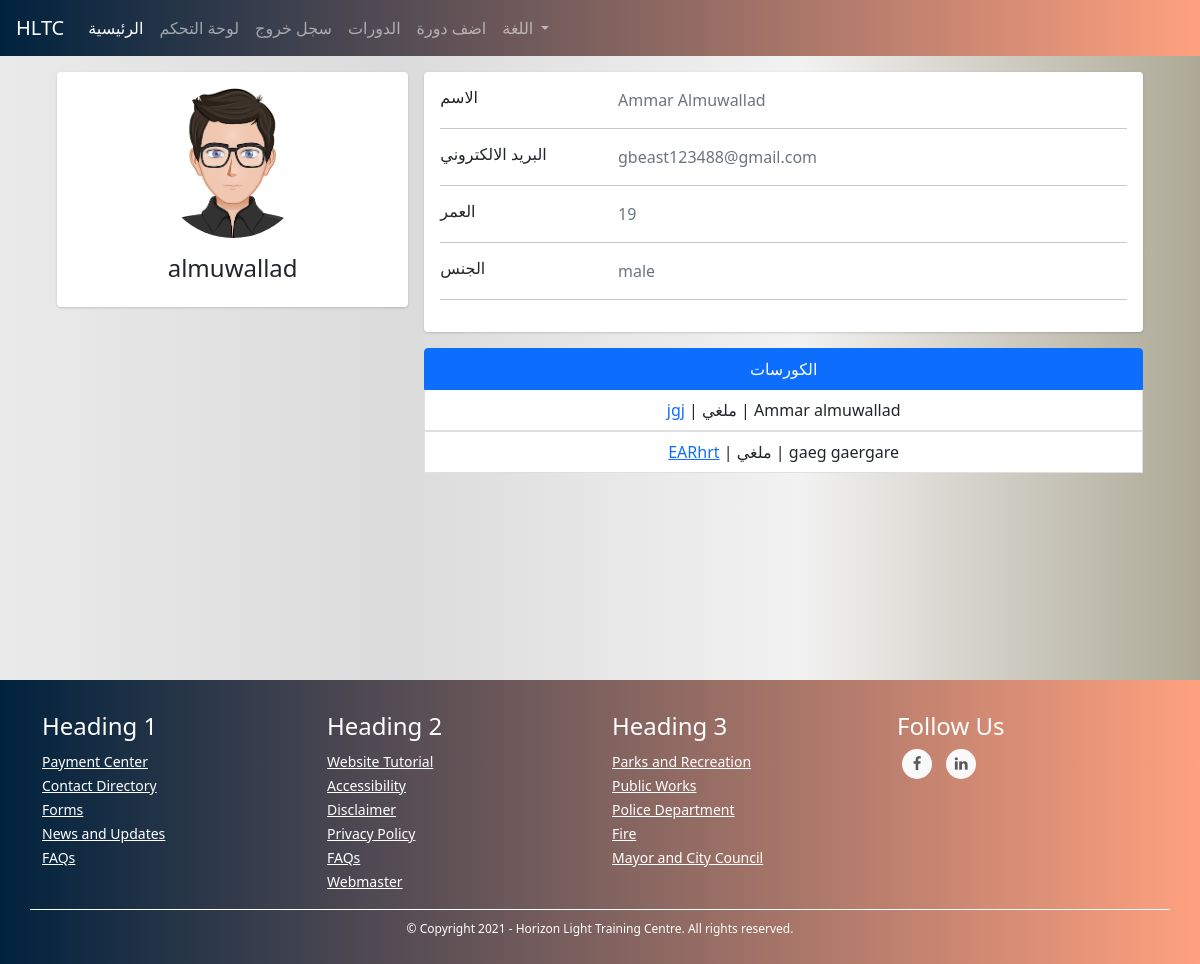
The app's page /admins/user/2 (signed in), older data.
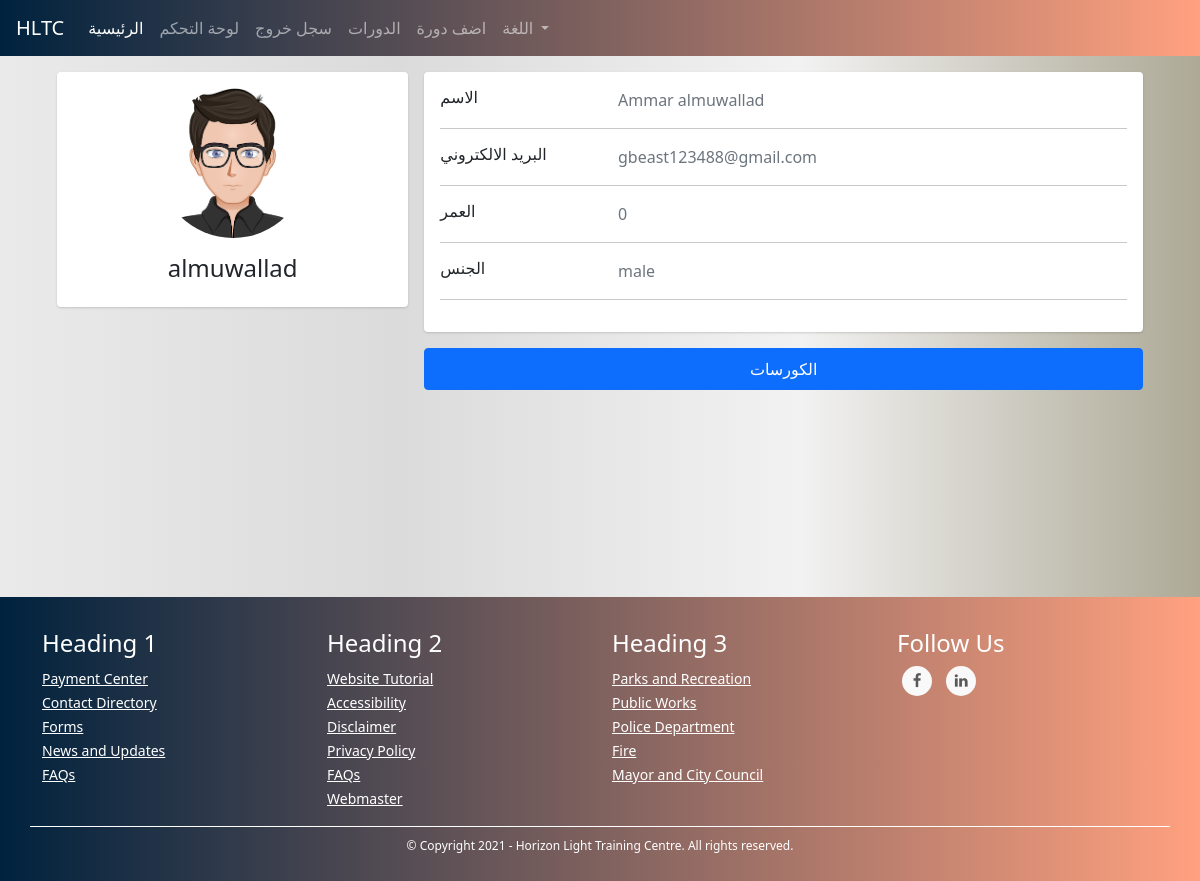
The same page, newer data.
### TUTOR/models.py (models this page shows, shortened)
class UserModel(db.Model, UserMixin):
    id = db.Column(db.Integer, primary_key=True)
    first_name = db.Column(db.String(128), nullable=False)
    last_name = db.Column(db.String(128), nullable=False)
    username = db.Column(db.String(20), unique=True, nullable=False)
    email = db.Column(db.String(256), unique=True, nullable=False)
    password = db.Column(db.String(255), nullable=False)
    user_type = db.Column(db.String(30), nullable=False)
    _gender = db.Column(db.Boolean, nullable=False, default=True)
    email_confirmation_code = db.Column(db.String(5), nullable=True)
    is_confirmed = db.Column(db.Boolean, nullable=False, default=False)
    creation_date = db.Column(db.DateTime, nullable=False, default=datetime.utcnow)
    admin_data_model = db.relationship('AdminDataModel', backref='user', uselist=False)
    tutor_data_model = db.relationship('TutorDataModel', backref='user', uselist=False)
    student_data_model = db.relationship('StudentDataModel', backref='user', uselist=False)
    @property
    def full_name(self):
        return self.first_name + " " + self.last_name
    @property
    def gender(self):
        return "male" if self._gender else "female"

class StudentDataModel(db.Model):
    id = db.Column(db.Integer, primary_key=True)
    date_of_birth = db.Column(db.DateTime, nullable=False)
    user_id = db.Column(db.Integer, db.ForeignKey('user_model.id'))
    courses = db.relationship('CourseModel', secondary=courses, lazy='subquery',
        backref=db.backref('students', lazy=True))
    @property
    def age(self):
        return int((datetime.date(datetime.utcnow()) - datetime.date(self.date_of_birth)).days / 365)

class CourseModel(db.Model):
    id = db.Column(db.Integer, primary_key=True)
    name = db.Column(db.String(130), nullable=False)
    description = db.Column(db.String(1000), nullable=False)
    subject = db.Column(db.String(), nullable=False)
    price = db.Column(db.Integer, nullable=False)
    min_students = db.Column(db.Integer, nullable=False)
    max_students = db.Column(db.Integer, nullable=False)
    currency = db.Column(db.String(3), nullable=False)
    began = db.Column(db.Boolean, nullable=False, default=False)
    ended = db.Column(db.Boolean, nullable=False, default=False)
    course_type = db.Column(db.Integer, nullable=False) # 1 for start when min number # 2 for start with min and date
    _period = db.Column(db.Integer, nullable=True) # days
    _start_date = db.Column(db.DateTime, nullable=True)
    _end_date = db.Column(db.DateTime, nullable=True)
    links = db.Column(db.String(), nullable=False) # {"zoom": "link", ....}
    weekly_time_table_json  = db.Column(db.String(1000), nullable=False) # {"saturday": {"from": ..., "to": ...}, ...}
    _state = db.Column(db.String(), nullable=False, default=json.dumps({"state_code": 1, "state_string": "لم تبدأ بعد", "allowed_actions": ["join", "view", "start", "cancel"]})) # {"state_code": 2, "state_string": "قائم", "allowed_actions": ["view", "end"]} {"state_code": 3, "state_string": "انتهى", "allowed_actions": ["delete"]} {"state_code": 4, "state_string": "ملغي", "allowed_actions": ["delete"]}
    number_of_students_paid = db.Column(db.Integer, nullable=False, default=0)
    have_sent_first_payment_emails = db.Column(db.Boolean, nullable=False, default=False)
    created_by_admin = db.Column(db.Boolean, nullable=False)
    creation_date = db.Column(db.DateTime, nullable=False, default=datetime.utcnow)
    payment_model = db.relationship('PaymentModel', backref='course', uselist=False)
    tutor_data_model_id = db.Column(db.Integer, db.ForeignKey('tutor_data_model.id'),
        nullable=False)
    @property
    def state(self): # hold the course's state for example (is it runnung or hasn't began yet...) this helps with determaning what to do with the couse next for example (if it's running we should look into if it should end)
        return json.loads(self._state)
    def start(self):
        self.began = True
        self._state = json.dumps({"state_code": 2, "state_string": "قائم", "allowed_actions": ["view", "end", "cancel"]})
        if self.course_type == 1:
            now = datetime.date(datetime.utcnow())
            self._start_date = now
            self._end_date = now + timedelta(days=self.period)
        db.session.commit()
        for sdm in self.students: # the paymetn is when a student joins not when the course begins bcz the course wont begin if students didn't pay
            send_student_course_start_email(sdm.user, self)
        send_tutor_course_start_email(self.tutor.user, self)
        return True
    def end(self):
        self.ended = True
        self._state = json.dumps({"state_code": 3, "state_string": "انتهى", "allowed_actions": ["delete"]})
        db.session.commit()
        for sdm in self.students:
            send_student_course_ended_email(sdm.user, self)
        send_tutor_course_ended_email(self.tutor.user, self)
        return True
    def cancel(self):
        self._state = json.dumps({"state_code": 4, "state_string": "ملغي", "allowed_actions": ["delete"]})
        db.session.commit()
        self.payment_model.refund_all()
        for sdm in self.students:
            send_student_course_canceled_email(sdm.user, self)
        send_tutor_course_canceled_email(self.tutor.user, self)

### TUTOR/ADMINISTRATION/routes.py (the view)
@admins_blueprint.route("/admins/user/<user_id>", methods=["GET"])
@login_required(ADMIN_TYPES)
def user_detailed_view(user_id): # admin only
    user = UserModel.query.get(user_id)
    user_type = user.user_type
    if user_type == "tutor":
        return render_template("admins/users/new_tutor.html", user=user)
    elif user_type == "student":
        return render_template("admins/users/new_student.html", user=user)
    elif user_type in ADMIN_TYPES:
        return render_template("admins/users/new_admin.html", user=user)

### TUTOR/templates/admins/users/new_student.html (shortened to what this page needs)
{% extends "template.html" %}
{% block content %}
<link rel="stylesheet" href="{{ url_for('static', filename='css/students/profile.css') }}">
<div class="container">
    <div class="main-body">
      <div class="row justify-content-center">
        <div class="col-sm-7 my-col">
        </div>
    </div>
          <div class="row gutters-sm">
            <div class="col-md-4 mb-3">
              <div class="card">
                <div class="card-body">
                  <div class="d-flex flex-column align-items-center text-center">
                    {% if user._gender  %}
                    <img src="{{ url_for('static', filename='images/male_student.png') }}" alt="Admin" class="rounded-circle" width="150">
                    {% else %}
                    <img src="{{ url_for('static', filename='images/female_student.png') }}" alt="Admin" class="rounded-circle" width="150">
                    {% endif %}
                    <div class="mt-3">
                      <h4>{{ user.username }}</h4>
                    </div>
                  </div>
                </div>
              </div>
            </div>
            <div class="col-md-8">
              <div class="card mb-3">
                <div class="card-body">
                  <div class="row">
                    <div class="col-sm-3">
                      <h6 class="mb-0">الاسم</h6>
                    </div>
                    <div class="col-sm-9 text-secondary">
                      {{ user.full_name }}
                    </div>
                  </div>
                  <hr>
                  <div class="row">
                    <div class="col-sm-3">
                      <h6 class="mb-0">البريد الالكتروني</h6>
                    </div>
                    <div class="col-sm-9 text-secondary">
                      {{ user.email }}
                    </div>
                  </div>
                  <hr>
                  <div class="row">
                    <div class="col-sm-3">
                      <h6 class="mb-0">العمر</h6>
                    </div>
                    <div class="col-sm-9 text-secondary">
                      {{ user.student_data_model.age }}
                    </div>
                  </div>
                  <hr>
                  <div class="row">
                    <div class="col-sm-3">
                      <h6 class="mb-0">الجنس</h6>
                    </div>
                    <div class="col-sm-9 text-secondary">
                      {{ user.gender }}
                    </div>
                  </div>
                  <hr>
                </div>
              </div>
            <div class="row gutters-sm">
                <div class="col-sm-12 mb-6">
                    <ul class="list-group">
                        <li class="list-group-item active" aria-current="true"><center>الكورسات</center></li>
                        {% for course in user.student_data_model.courses %}
                        <center><li class="list-group-item"><a href="{{ url_for('courses_blueprint.course', course_id=course.id) }}">{{ course.name }}</a> | {{ course.state.state_string }} | {{ course.tutor.user.full_name }}</li></center>
                        {% endfor %}
                      </ul>
                </div>
              </div>
            </div>
          </div>
        </div>
    </div>
    <br><br><br><br><br><br><br><br>
{% endblock %}

### TUTOR/templates/template.html (shortened to what this page needs)
<!DOCTYPE html>
<html lang="en">
<head>
    <link rel="stylesheet" href="https://maxcdn.bootstrapcdn.com/bootstrap/4.0.0/css/bootstrap.min.css">
    <link href="https://cdn.jsdelivr.net/npm/bootstrap@5.0.0-beta1/dist/css/bootstrap.min.css" rel="stylesheet">
    <link href="https://maxcdn.bootstrapcdn.com/font-awesome/4.7.0/css/font-awesome.min.css" rel="stylesheet" >
    <link rel="stylesheet" href="{{ url_for('static', filename='css/footer.css') }}">
    <link rel="stylesheet" href="{{ url_for('static', filename='css/snippets/navbar.css') }}">
    <link rel="stylesheet" href="{{ url_for('static', filename='css/global.css') }}">
    <link rel="stylesheet" href="https://cdn.jsdelivr.net/npm/bootstrap-icons@1.3.0/font/bootstrap-icons.css">
</head>
<body>
    {% if current_user.is_authenticated %}
        {% if current_user.user_type == "tutor" %}
            {% include "snippets/tutors/header.html" %}
        {% elif current_user.user_type == "student" %}
            {% include "snippets/students/header.html" %}
        {% elif current_user.user_type in admin_types %}
            {% include "snippets/admins/header.html" %}
        {% endif %}
    {% else %}
        {% include "snippets/header.html" %}
    {% endif %}
    {% block content %}
    {% endblock %}
  {% include "snippets/footer.html" %}
</body>
</html>

### TUTOR/templates/snippets/admins/header.html (shortened to what this page needs)
<nav class="navbar navbar-expand-lg navbar-dark my-navbar">
    <a class="navbar-brand" href="#">HLTC</a>
    <div class="collapse navbar-collapse" id="navbarNav">
      <ul class="navbar-nav">
        <li class="nav-item active">
            <a class="nav-link" href="{{ url_for('main_blueprint.home') }}">الرئيسية</a>
          </li>
          <li class="nav-item">
            <a class="nav-link" href="{{ url_for('admins_blueprint.control_panel') }}">لوحة التحكم</a>
          </li>
        <li class="nav-item">
            <a class="nav-link" href="{{ url_for('users_blueprint.logout') }}">سجل خروج</a>
          </li>
        <li class="nav-item">
            <a class="nav-link" href="{{ url_for('courses_blueprint.courses') }}">الدورات</a>
        </li>
        <li class="nav-item">
            <a class="nav-link" href="{{ url_for('admins_blueprint.add_course') }}">اضف دورة</a>
        </li>
        {% include "snippets/language_select_bootstrap.html" %}
      </ul>
    </div>
  </nav>

### TUTOR/templates/snippets/language_select_bootstrap.html (shortened to what this page needs)
<li class="nav-item dropdown">
    <a class="nav-link dropdown-toggle" href="#" id="navbarDropdown" role="button" data-toggle="dropdown" aria-haspopup="true" aria-expanded="false">
      اللغة
    </a>
  </li>

### TUTOR/templates/snippets/footer.html (shortened to what this page needs)
<link rel="stylesheet" href="{{ url_for('static', filename='css/footer.css') }}">
<footer class="mainfooter" role="contentinfo">
    <div class="footer-middle">
    <div class="container">
      <div class="row">
        <div class="col-md-3 col-sm-6">
          <div class="footer-pad">
            <h4>Heading 1</h4>
            <ul class="list-unstyled">
              <li><a href="#">Payment Center</a></li>
              <li><a href="#">Contact Directory</a></li>
              <li><a href="#">Forms</a></li>
              <li><a href="#">News and Updates</a></li>
              <li><a href="#">FAQs</a></li>
            </ul>
          </div>
        </div>
        <div class="col-md-3 col-sm-6">
          <div class="footer-pad">
            <h4>Heading 2</h4>
            <ul class="list-unstyled">
              <li><a href="#">Website Tutorial</a></li>
              <li><a href="#">Accessibility</a></li>
              <li><a href="#">Disclaimer</a></li>
              <li><a href="#">Privacy Policy</a></li>
              <li><a href="#">FAQs</a></li>
              <li><a href="#">Webmaster</a></li>
            </ul>
          </div>
        </div>
        <div class="col-md-3 col-sm-6">
          <div class="footer-pad">
            <h4>Heading 3</h4>
            <ul class="list-unstyled">
              <li><a href="#">Parks and Recreation</a></li>
              <li><a href="#">Public Works</a></li>
              <li><a href="#">Police Department</a></li>
              <li><a href="#">Fire</a></li>
              <li><a href="#">Mayor and City Council</a></li>
            </ul>
          </div>
        </div>
          <div class="col-md-3">
              <h4>Follow Us</h4>
              <ul class="social-network social-circle">
               <li><a href="#" class="icoFacebook" title="Facebook"><i class="fa fa-facebook"></i></a></li>
               <li><a href="#" class="icoLinkedin" title="Linkedin"><i class="fa fa-linkedin"></i></a></li>
              </ul>
          </div>
      </div>
      <div class="row">
          <div class="col-md-12 copy">
              <p class="text-center">&copy; Copyright 2021 - Horizon Light Training Centre.  All rights reserved.</p>
          </div>
      </div>
    </div>
    </div>
  </footer>

Row changes from the older to the newer data that the page shows:
removed CourseModel: name "jgj", state.state_string "ملغي", tutor.user.full_name "Ammar almuwallad"
removed CourseModel: name "EARhrt", state.state_string "ملغي", tutor.user.full_name "gaeg gaergare"
changed UserModel "almuwallad": full_name "Ammar Almuwallad" → "Ammar almuwallad"
changed StudentDataModel: student_data_model.age "19" → "0"
